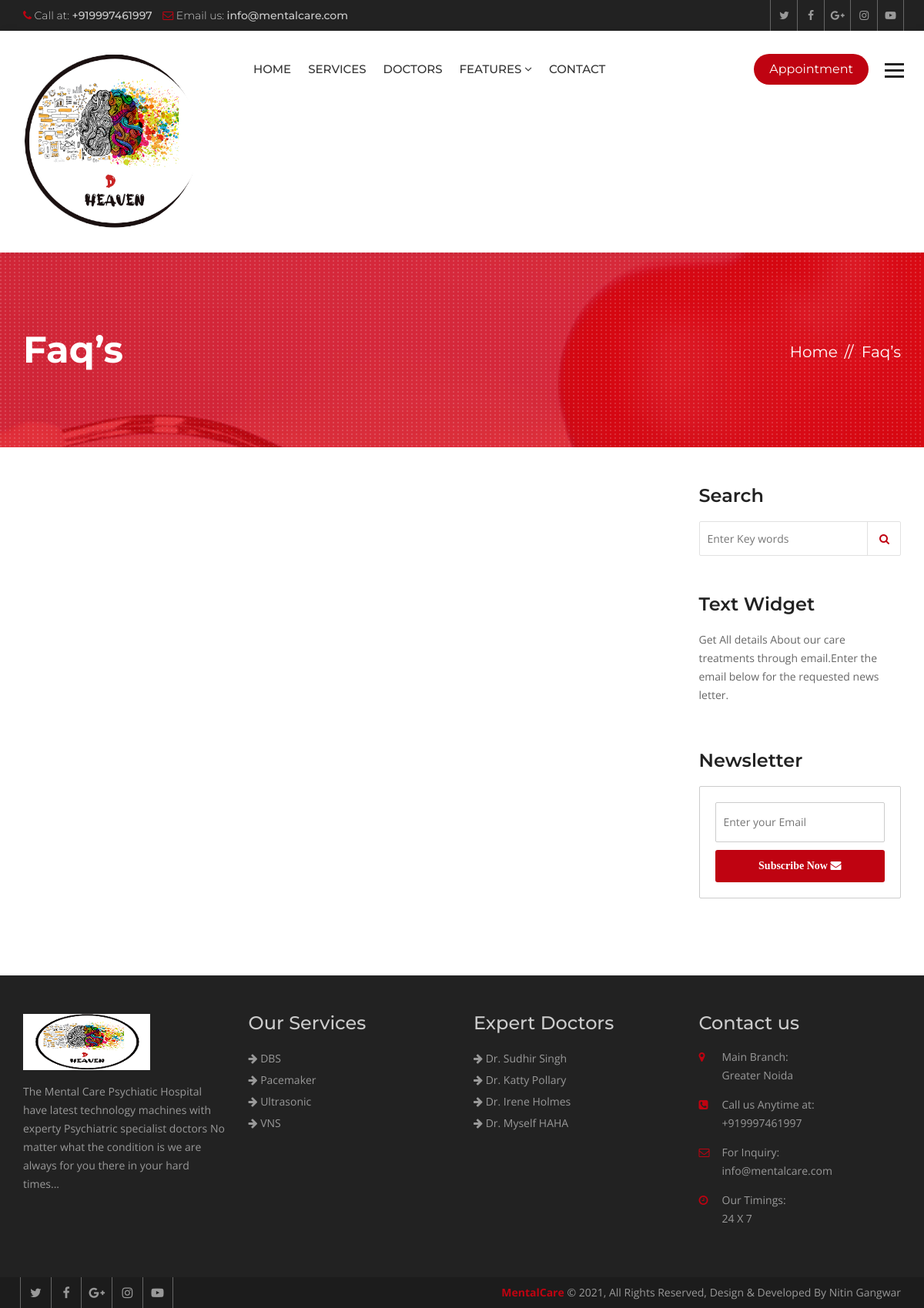
The page /faqs/ on the database its author committed.
### hospital/models.py (models this page shows, shortened)
class Service(models.Model):
    title = models.CharField(max_length=120)
    description = models.TextField()
    items = models.ManyToManyField(to='Item',)
    thumbnail = models.ImageField(upload_to='services/')
    cover = models.ImageField(upload_to='services/')
    image1 = models.ImageField(upload_to='services/', blank=True, null=True)
    image2 = models.ImageField(upload_to='services/', blank=True, null=True)

class Doctor(models.Model):
    name = models.CharField(max_length=120)
    speciality = models.CharField(max_length=120)
    picture = models.ImageField(upload_to="doctors/")
    details = models.TextField()
    experience = models.TextField()
    expertize = models.ManyToManyField(to='Expertize', related_name='doctors')
    twitter = models.CharField(max_length=120, blank=True, null=True)
    facebook = models.CharField(max_length=120, blank=True, null=True)
    instagram = models.CharField(max_length=120, blank=True, null=True)

### hospital/views.py (the view)
# urls.py: path('faqs/', views.FaqListView.as_view(), name="faqs"),
class FaqListView(ListView):
    template_name = 'hospital/faqs.html'
    queryset = Faq.objects.all()

### hospital/context_processors.py (called while the page is built)
def footer_content(request):
    services = Service.objects.all()
    doctors = Doctor.objects.all()
    context = {
        'services': services,
        'doctors': doctors
    }
    return context

### templates/hospital/faqs.html (shortened to what this page needs)
{% extends 'base.html' %}
{% block maincontent %}
<div class="inner-banner">
  <div class="container">
    <div class="row">
      <div class="col-md-7">
        <h1>Faq’s</h1>
      </div>
      <div class="col-md-5">
        <ol class="breadcrumb">
          <li><a href="{% url 'index' %}">Home</a></li>
          <li class="active">Faq’s</li>
        </ol>
      </div>
    </div>
  </div>
</div>
<div class="main-content">
  <section class="faqs">
    <div class="container">
      <div class="row">
        <div class="col-md-9">
        </div>
        <aside class="col-md-3">
          <div class="sidebar">
            <div class="widget search-widget">
              <h3>Search</h3>
              <form class="search-form">
                <input placeholder="Enter Key words" type="search">
                <button type="submit"><i class="fa fa-search" aria-hidden="true"></i></button>
              </form>
            </div>
            <div class="widget text-widget">
              <h3>Text Widget</h3>
              <p>Get All details About our care treatments through email.Enter the email below for the requested news letter.
              </p>
            </div>
            <div class="widget newsletter-widget">
              <h3>Newsletter</h3>
              <form class="newsletter-form">
                <input placeholder="Enter your Email" type="email">
                <button type="submit">Subscribe Now <i class="fa fa-envelope" aria-hidden="true"></i></button>
              </form>
            </div>
          </div>
        </aside>
      </div>
    </div>
  </section>
</div>
{% endblock maincontent %}

### templates/partials/_footer.html
{% load static %}
<footer class="footer">
  <div class="footer-widgets">
    <div class="container">
      <div class="row">
        <div class="col-md-3 col-sm-6">
          <div class="widget"> <img class="ft-logo" src="{% static 'mentalcare/images/footer-logo.png' %}" alt="">
            <p>The Mental Care Psychiatic Hospital have latest technology machines with experty Psychiatric specialist doctors
              No matter what the condition is we are always for you there in your hard times... </p>
          </div>
        </div>
        <div class="col-md-3 col-sm-6">
          <div class="widget">
            <h3>Our Services</h3>
            <ul>
              {% for service in services|slice:':8' %}
              <li><a href="{% url 'service_details' service.id %}"><i class="fa fa-arrow-right"></i>
                  {{service.title }}</a></li>
              {% endfor %}
            </ul>
          </div>
        </div>
        <div class="col-md-3 col-sm-6">
          <div class="widget">
            <h3>Expert Doctors</h3>
            <ul>
              {% for doctor in doctors|slice:':8' %}
              <li><a href="{% url 'doctor_details' doctor.id %}"><i class="fa fa-arrow-right"></i> {{ doctor.name }}</a>
              </li>
              {% endfor %}
            </ul>
          </div>
        </div>
        <div class="col-md-3 col-sm-6">
          <div class="widget">
            <h3>Contact us</h3>
            <address>
              <ul>
                <li> <span class="icon"><i class="fa fa-map-marker" aria-hidden="true"></i></span> <span
                    class="add-text"><strong>Main Branch:</strong> Greater Noida</span> </li>
                <li> <span class="icon"><i class="fa fa-phone-square" aria-hidden="true"></i></span> <span
                    class="add-text"><strong>Call us Anytime at:</strong> +919997461997</span> </li>
                <li> <span class="icon"><i class="fa fa-envelope-o" aria-hidden="true"></i></span> <span
                    class="add-text"><strong>For Inquiry:</strong> info@mentalcare.com</span> </li>
                <li> <span class="icon"><i class="fa fa-clock-o" aria-hidden="true"></i></span> <span
                    class="add-text"><strong>Our Timings:</strong> 24 X 7</span> </li>
              </ul>
            </address>
          </div>
        </div>
      </div>
    </div>
  </div>
  <div class="footer-cr">
    <div class="container">
      <div class="row">
        <div class="col-md-6">
          <div class="footer-social"> <a href="#"><i class="fa fa-twitter" aria-hidden="true"></i></a> <a href="#"><i
                class="fa fa-facebook" aria-hidden="true"></i></a> <a href="#"><i class="fa fa-google-plus"
                aria-hidden="true"></i></a> <a href="#"><i class="fa fa-instagram" aria-hidden="true"></i></a> <a
              href="#"><i class="fa fa-youtube-play" aria-hidden="true"></i></a>
          </div>
        </div>
        <div class="col-md-6">
          <p><strong>MentalCare</strong> © {% now 'Y' %}, All Rights Reserved, Design & Developed By Nitin Gangwar</p>
        </div>
      </div>
    </div>
  </div>
</footer>

### mentalcare/static/mentalcare/css/custom.css (style rules this page uses)
html body { font-family: 'Open Sans', sans-serif; color: #777777; font-size: 14px; }
p { line-height: 24px; }
body h1, body h2, body h3, body h4, body h5, body h6 { font-family: 'Montserrat', sans-serif; margin: 0px; }
body h1 { font-size: 48px; }
body h3 { font-size: 24px; }
.inner-banner { background: url(../images/inner.jpg) no-repeat top center; position: relative; width: 100%; float: left; padding: 100px 0 100px; background-color: #bf0311; z-index: 0; }
.inner-banner:after { background: url(../images/patt.png); position: absolute; left: 0; top: 0; content: ""; width: 100%; height: 100%; }
.inner-banner .container { position: relative; z-index: 99; }
.inner-banner h1 { color: #fff; font-weight: 700; }
.inner-banner .breadcrumb { text-align: right; background: none; padding: 0px; margin: 15px 0 0; }
.inner-banner .breadcrumb>li, .inner-banner .breadcrumb>li a { color: #fff; font-size: 20px; font-family: 'Montserrat', sans-serif; }
.inner-banner .breadcrumb>li+li::before { color: #fff; content: "// "; padding: 0 5px; }
.main-content { width: 100%; float: left; padding: 50px 0; }
.footer { width: 100%; float: left; background: #222222; padding: 50px 0 0 0; }
.footer .widget { width: 100%; float: left; margin: 0 0 50px; }
.footer .widget ul { margin: 0px; padding: 0px; list-style: none; }
.footer .widget li { line-height: 28px; color: #999999; }
.footer .widget a { color: #999; }
.footer .widget h3 { margin: 0 0 20px; color: #cccccc; line-height: 24px; }
.ft-logo { margin-bottom: 16px; max-width: 100%; height: auto; }
.footer .widget p { line-height: 24px; color: #999999; }
.footer .widget address li { float: left; line-height: 24px; margin-bottom: 14px; width: 100%; }
.widget address .icon { width: 30px; float: left; color: #bf0311; }
.widget address .add-text { float: left; width: 80%; }
.widget address .add-text>strong { display: block; font-weight: 400; }
.footer-cr { width: 100%; float: left; clear: both; background: #1c1c1c; }
.footer-cr p { margin: 0px; line-height: 40px; color: #999999; text-align: right; }
.footer-cr p strong { color: #bf0311; }
.footer-social a { border-left: 1px solid #666666; color: #999999; display: inline-block; font-size: 16px; line-height: 40px; margin-left: -4px; text-align: center; width: 40px; }
.footer-social a:last-child { border-right: 1px solid #666666; }
.sidebar .widget { float: left; margin-bottom: 50px; width: 100%; }
.sidebar .widget h3 { color: #222222; font-size: 24px; font-weight: 600; margin: 0 0 20px; }
.search-form { overflow: hidden; position: relative; width: 100%; }
.search-form input { border: 1px solid #e1e1e1; border-radius: 2px; height: 45px; padding: 0 10px; width: 100%; }
.search-form button { -moz-border-bottom-colors: none; -moz-border-left-colors: none; -moz-border-right-colors: none; -moz-border-top-colors: none; background: rgba(0, 0, 0, 0) none repeat scroll 0 0; border-color: currentcolor currentcolor currentcolor #e1e1e1; border-image: none; border-style: none none none solid; border-width: 0 0 0 1px; color: #666666; height: 45px; line-height: 45px; padding: 0 15px; position: absolute; right: 0; top: 0; }
.sidebar .text-widget p { color: #666666; line-height: 24px; }
.newsletter-form { background: #fff; border-radius: 2px; padding: 20px; border: 1px solid #ccc; }
.newsletter-form input { border: 1px solid #cccccc; border-radius: 2px; line-height: 50px; padding: 0 10px; width: 100%; }
.newsletter-form button { border: 0 none; border-radius: 3px; color: #ffffff; font-family: "Roboto Slab", serif; font-weight: 700; line-height: 40px; margin-top: 10px; text-align: center; width: 100%; }

### rows shown on the page
Service: title "DBS"
Service: title "Pacemaker"
Service: title "Ultrasonic"
Service: title "VNS"
Doctor: name "Dr. Sudhir Singh"
Doctor: name "Dr. Katty Pollary"
Doctor: name "Dr. Irene Holmes"
Doctor: name "Dr. Myself HAHA"
